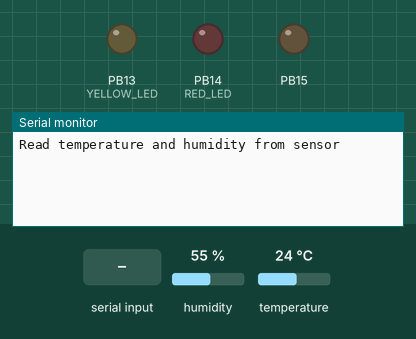
A sketch run on a simulated STM32 Blue Pill. Shown: output pins drawn as LEDs (lit = HIGH), the last lines printed to the serial monitor. Inputs (shaded band) come from the test bench; at power-on: humidity 55 %, temperature 24 °C.

Above: at 1.2 s.
1.3 s: ",\n" received over the second serial link
At 1.8 s:
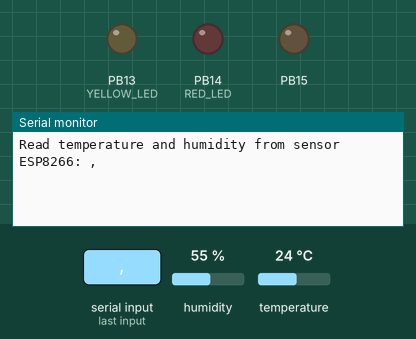
2.8 s: "0\n" received over the second serial link
At 4.0 s:
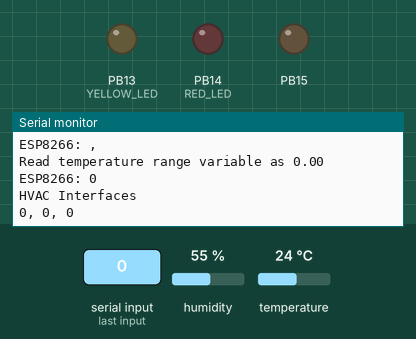
4.3 s: "1,90,45\n" received over the second serial link
At 4.9 s:
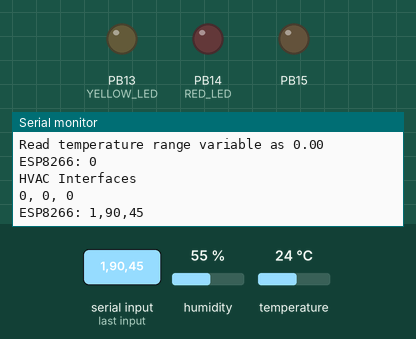

The sketch:

ThermostatProject_LED_TempHumid.ino
```cpp
/*
   Author: Jay Patel, Rohan Mir

   Target Device: Thermostat (HVAC Interface)
   Target Board: STM32
*/

#include <DHT.h> // For use with the DHT sensor

//On the STM32F123C8T6
//PA1 = DHT11 Sensor
//PB13 = Red LED (Compressor)
//PB14 = Yellow LED (Reverse Value)
//PB15 = Green LED (Cooling Fan)

#define GREEN_LED PB12
#define YELLOW_LED PB13
#define RED_LED PB14

#define READ_TIMEOUT 250

const boolean IS_COMMON_ANODE = false;
DHT dht(PA1, DHT11);

int messageResult = 0;
String message = "";

float temperature = 0.0;
float humidity = 0.0;
float tempRange = 0.0;
float targetTemp = 0.0;

bool compressor = false;  //Red LED
bool reverse = false;     //Yellow LED
bool fan = false;         //Green LED

unsigned long sensorNextLoop = 0;
#define SENSOR_LOOP_INTERVAL 5000


void setup() {
  // Set the LED pins to output
  pinMode(PB13, OUTPUT);
  pinMode(PB14, OUTPUT);
  pinMode(PB15, OUTPUT);

  dht.begin();

  Serial.begin(9600);
  Serial2.begin(115200);
}

void loop()
{
  if (Serial2.available())
  {
    messageResult = readIncomingMessage();

    if (messageResult == -1)
    {
      Serial.println("Error reading message: timed out waiting for new character");
    }
    else if (messageResult == -2)
    {
      Serial.println("Error reading message: the read message is empty");
    }
    else if (messageResult < -2)
    {
      Serial.println("Error reading message: an unknown error occurred with code ");
      Serial.println(messageResult);
    }

    Serial.print("ESP8266: ");
    Serial.println(message);

    if (messageResult == 1)
    {
      Serial.println("HVAC Interfaces");
      setHVAC();
    }
  }

  if (millis() >= sensorNextLoop)
  {
    sensorNextLoop = millis() + SENSOR_LOOP_INTERVAL;

    updateTempAndHumid();
  }
}


void updateTempAndHumid()
{
  temperature = dht.readTemperature();
  humidity = dht.readHumidity();
  Serial.println("Read temperature and humidity from sensor");

  Serial2.print(temperature);
  Serial2.print(",");
  Serial2.print(humidity);
  Serial2.print("\n");
  //  String sendTo = String(t) + "\r\n"
  //	Serial2.print("32.5/19.7\r\n");
}


void setHVAC()
{
  Serial.print(compressor);
  Serial.print(", ");
  Serial.print(reverse);
  Serial.print(", ");
  Serial.println(fan);

  digitalWrite(RED_LED, compressor);
  digitalWrite(YELLOW_LED, reverse);
  digitalWrite(GREEN_LED, fan);
}


int readIncomingMessage(void)
{
  unsigned long millisReadTimeout = millis() + READ_TIMEOUT;
  char currChar = 0;
  String intString = "";
  int numCommas = 0;
  boolean notData = false;

  message = "";

  while (millis() < millisReadTimeout)
  {
    if (Serial2.available() > 0)
    {
      currChar = Serial2.read();

      if (currChar == '\n')
      {
        if (notData)
        {
          return 0; // code 0 = finished reading log message
        }

        else if (message.length() < 1)
        {
          return -2; // code -2 = message read is empty
        }

        tempRange = intString.toFloat();
        Serial.print("Read temperature range variable as ");
        Serial.println(tempRange);
        return 1; // code 1 = finished reading and interpreting data message
      }

      else if (!notData)
      {
        if (isDigit(currChar))
        {
          intString += currChar;
        }

        else if (currChar == ',')
        {
          numCommas++;

          if (numCommas == 1)
          {
            if (currChar == '0')
            {
              compressor = false;
            }
            else if (currChar == '1')
            {
              compressor = true;
            }
            else
            {
              notData = true;
            }
            if (!notData)
            {
              Serial.print("Read compressor variable as ");
              Serial.println(compressor);
            }
          }

          else if (numCommas = 2)
          {
            if (currChar == '0')
            {
              reverse = false;
            }
            else if (currChar == '1')
            {
              reverse = true;
            }
            else
            {
              notData = true;
            }
            if (!notData)
            {
              Serial.print("Read reverse variable as ");
              Serial.println(reverse);
            }
          }

          else if (numCommas = 3)
          {
            if (currChar == '0')
            {
              fan = false;
            }
            else if (currChar == '1')
            {
              fan = true;
            }
            else
            {
              notData = true;
            }

            if (!notData)
            {
              Serial.print("Read fan variable as ");
              Serial.println(fan);
            }
          }

          else if (numCommas = 4)
          {
            targetTemp = intString.toFloat();
            Serial.print("Read target temperature variable as ");
            Serial.println(targetTemp);
          }

          else
          {
            Serial.println("message is not data: too many commas");
            notData = true;
          }

          intString = "";
        } else {
          Serial.print("message is not data: char '");
          Serial.print(currChar);
          Serial.print("' is not used in data\n");
          notData = true;
        }
      }

      if (currChar != '\r') {
        message += currChar;
        millisReadTimeout = millis() + READ_TIMEOUT;
      }
    } else {
      yield();
    }
  }

  return -1; // code -1 = timed out waiting for new character
}
```

Measured:
- after the input at 1.3 s, the serial monitor: prints a new line at once (image 1)
- after the input at 2.8 s, the serial monitor: prints a new line at once (image 2)
- after the input at 4.3 s, the serial monitor: prints a new line at once (image 3)
